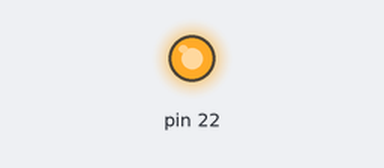
This sketch was run on a simulated Arduino Mega 2560, built with avr-gcc and run on an emulated ATmega2560. Shown: output pins drawn as LEDs (lit = HIGH).

Above: at 2.0 s.
At 5.0 s:
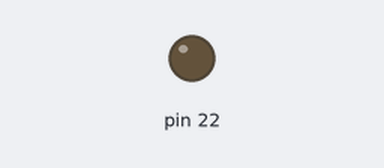
Timing chart, 0 to 7.8 s (numbered marks = the images above):
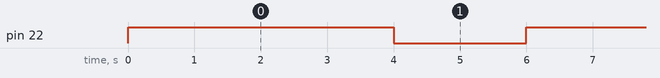

The sketch:

Project_17.1_Small_Fan.ino
```cpp
//**********************************************************************************
/*
 * 文件名  : 小风扇
 * 描述 : S8050三极管驱动电机工作
 * 作者 : www.keyes-robot.com
*/

void setup() {

  pinMode(22, OUTPUT); // 初始化引脚22作为输出.
}

void loop() {
  digitalWrite(22, HIGH);   // 启动电机(HIGH表示高电平)
  delay(4000);              // 延迟4秒
  digitalWrite(22, LOW);    // 降低电压，关闭电机
  delay(2000);              // 延迟2秒
}
//**********************************************************************************
```

Measured:
- by itself, pin 22: alternates HIGH for 4.0 s and LOW for 2.0 s
